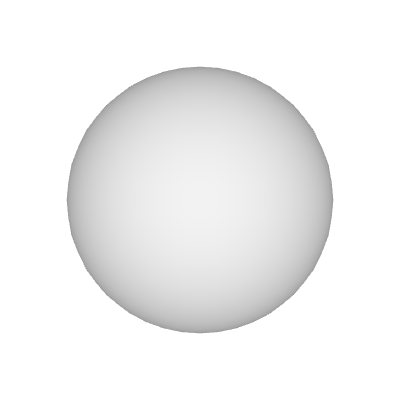

The Python source for this figure:
import pyrender
import trimesh
import numpy as np
import matplotlib as mpl

def colorFader(mix=0):
    c1=np.array([250/255.0,253/255.0,50/255.0])
    c2=np.array(mpl.colors.to_rgb('red'))
    return (1-mix)*c1 + mix*c2

mesh = trimesh.creation.icosphere()
mesh.visual.vertex_colors = np.array([[255, 0, 0, 255]] * len(mesh.vertices))

import os
os.environ['PYOPENGL_PLATFORM'] = 'egl'

scene = pyrender.Scene(ambient_light=(0.3, 0.3, 0.3))
# Create a matte material with vertex colors
material = pyrender.MetallicRoughnessMaterial(
    metallicFactor=0.0,
    roughnessFactor=1.0,
    alphaMode='OPAQUE'
)
m = pyrender.Mesh.from_trimesh(mesh, material=material)
scene.add(m)

light = pyrender.DirectionalLight(color=[1.0, 1.0, 1.0], intensity=2.0)
scene.add(light, pose=np.eye(4))

camera = pyrender.OrthographicCamera(xmag=1.5, ymag=1.5)
camera_pose = np.eye(4)
camera_pose[2, 3] = 3.0
scene.add(camera, pose=camera_pose)

r = pyrender.OffscreenRenderer(400, 400)
color, _ = r.render(scene)

import cv2
cv2.imwrite("test_mesh_material5.png", cv2.cvtColor(color, cv2.COLOR_RGB2BGR))
